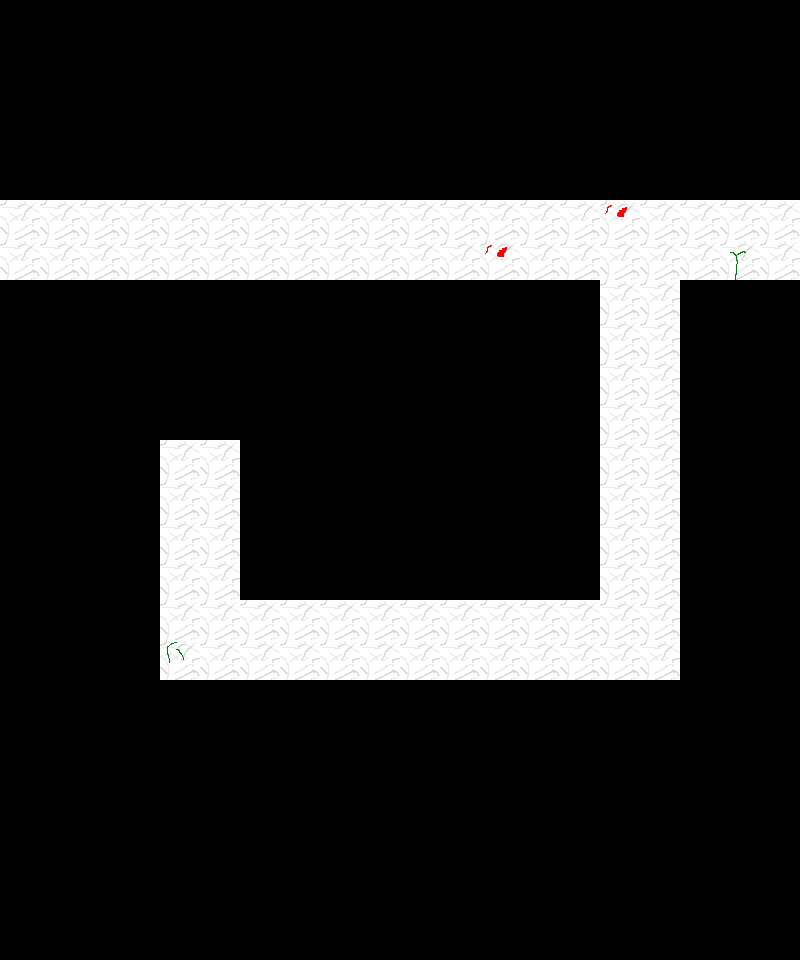

Below is a game level as drawn by its tile map, then a one-line description and the .tmx file that defines it, in full:
An orthogonal 20x24 tile map with 40x40 px tiles, 2 tile layers (tiles, decal), 2 tilesets and 15 objects (2x transition, savepoint, spawn, entry).

<map version="1.10" tiledversion="1.11.0" orientation="orthogonal" renderorder="right-down" width="20" height="24" tilewidth="40" tileheight="40" infinite="0" nextlayerid="6" nextobjectid="51">
 <editorsettings>
  <export target="room1.lua" format="lua" />
 </editorsettings>
 <properties>
  <property name="name" value="Test Map - Room 1" />
 </properties>
 <tileset firstgid="1" source="../tilesets/castle.tsx" />
 <tileset firstgid="41" source="../tilesets/forest.tsx" />
 <layer id="1" name="tiles" width="20" height="24">
  <data encoding="csv">
0,0,0,0,0,0,0,0,0,0,0,0,0,0,0,0,0,0,0,0,
0,0,0,0,0,0,0,0,0,0,0,0,0,0,0,0,0,0,0,0,
0,0,0,0,0,0,0,0,0,0,0,0,0,0,0,0,0,0,0,0,
0,0,0,0,0,0,0,0,0,0,0,0,0,0,0,0,0,0,0,0,
0,0,0,0,0,0,0,0,0,0,0,0,0,0,0,0,0,0,0,0,
61,61,61,61,61,61,61,61,61,61,61,61,61,61,61,61,61,61,61,61,
61,61,61,61,61,61,61,61,61,61,61,61,61,61,61,61,61,61,61,61,
0,0,0,0,0,0,0,0,0,0,0,0,0,0,0,61,61,0,0,0,
0,0,0,0,0,0,0,0,0,0,0,0,0,0,0,61,61,0,0,0,
0,0,0,0,0,0,0,0,0,0,0,0,0,0,0,61,61,0,0,0,
0,0,0,0,0,0,0,0,0,0,0,0,0,0,0,61,61,0,0,0,
0,0,0,0,61,61,0,0,0,0,0,0,0,0,0,61,61,0,0,0,
0,0,0,0,61,61,0,0,0,0,0,0,0,0,0,61,61,0,0,0,
0,0,0,0,61,61,0,0,0,0,0,0,0,0,0,61,61,0,0,0,
0,0,0,0,61,61,0,0,0,0,0,0,0,0,0,61,61,0,0,0,
0,0,0,0,61,61,61,61,61,61,61,61,61,61,61,61,61,0,0,0,
0,0,0,0,61,61,61,61,61,61,61,61,61,61,61,61,61,0,0,0,
0,0,0,0,0,0,0,0,0,0,0,0,0,0,0,0,0,0,0,0,
0,0,0,0,0,0,0,0,0,0,0,0,0,0,0,0,0,0,0,0,
0,0,0,0,0,0,0,0,0,0,0,0,0,0,0,0,0,0,0,0,
0,0,0,0,0,0,0,0,0,0,0,0,0,0,0,0,0,0,0,0,
0,0,0,0,0,0,0,0,0,0,0,0,0,0,0,0,0,0,0,0,
0,0,0,0,0,0,0,0,0,0,0,0,0,0,0,0,0,0,0,0,
0,0,0,0,0,0,0,0,0,0,0,0,0,0,0,0,0,0,0,0
</data>
 </layer>
 <layer id="2" name="decal" width="20" height="24">
  <data encoding="csv">
0,0,0,0,0,0,0,0,0,0,0,0,0,0,0,0,0,0,0,0,
0,0,0,0,0,0,0,0,0,0,0,0,0,0,0,0,0,0,0,0,
0,0,0,0,0,0,0,0,0,0,0,0,0,0,0,0,0,0,0,0,
0,0,0,0,0,0,0,0,0,0,0,0,0,0,0,0,0,0,0,0,
0,0,0,0,0,0,0,0,0,0,0,0,0,0,0,0,0,0,0,0,
0,0,0,0,0,0,0,0,0,0,0,0,0,0,0,65,0,0,0,0,
0,0,0,0,0,57,0,0,0,0,0,0,65,0,0,0,0,0,77,0,
0,0,0,0,0,0,0,0,0,0,0,0,0,0,0,0,0,0,0,0,
0,0,0,0,0,0,0,0,0,0,0,0,0,0,0,0,0,0,0,0,
0,0,0,0,0,0,0,0,0,0,0,0,0,0,0,0,0,0,0,0,
0,0,0,0,0,0,0,0,0,0,0,0,0,0,0,0,0,0,0,0,
0,0,0,0,0,0,0,0,0,0,0,0,0,0,0,0,0,0,0,0,
0,0,0,0,0,0,0,0,0,0,0,0,0,0,0,0,0,0,0,0,
0,0,0,0,0,0,0,0,0,0,0,0,0,0,0,0,0,0,0,0,
0,0,0,0,0,0,0,0,0,0,0,0,0,0,0,0,0,0,0,0,
0,0,0,0,0,0,0,0,0,0,0,0,0,0,0,0,0,0,0,0,
0,0,0,0,41,0,0,0,0,0,0,0,0,0,0,0,0,0,0,0,
0,0,0,0,0,0,0,0,0,0,0,0,0,0,0,0,0,0,0,0,
0,49,0,0,0,0,0,0,0,0,0,0,0,0,0,0,0,0,0,0,
0,0,0,0,0,0,0,0,0,0,0,0,0,0,0,0,0,0,0,0,
0,0,0,0,0,0,0,0,0,0,0,0,0,0,0,0,0,0,0,0,
0,0,0,0,0,0,0,0,0,0,0,0,0,0,0,0,0,0,0,0,
0,0,0,0,0,0,0,0,0,0,0,0,0,0,0,0,0,0,0,0,
0,0,0,0,0,0,0,0,0,0,0,0,0,0,0,0,0,0,0,0
</data>
 </layer>
 <objectgroup color="#0000ff" id="3" name="collision" opacity="0.5">
  <object id="2" x="0" y="160" width="800" height="40" />
  <object id="15" x="0" y="280" width="600" height="40" />
  <object id="41" x="680" y="280" width="120" height="40" />
  <object id="42" x="560" y="320" width="40" height="280" />
  <object id="43" x="240" y="560" width="320" height="40" />
  <object id="44" x="240" y="440" width="40" height="120" />
  <object id="45" x="160" y="400" width="80" height="40" />
  <object id="46" x="120" y="440" width="40" height="240" />
  <object id="47" x="160" y="680" width="520" height="40" />
  <object id="48" x="680" y="320" width="40" height="360" />
 </objectgroup>
 <objectgroup color="#ff00ff" id="4" name="objects">
  <object id="29" name="transition" x="800" y="200" width="40" height="80">
   <properties>
    <property name="map" value="room2" />
    <property name="marker" value="entry" />
   </properties>
  </object>
  <object id="37" name="transition" x="-40" y="200" width="40" height="80">
   <properties>
    <property name="map" value="forest4" />
    <property name="marker" value="entry2" />
   </properties>
  </object>
  <object id="38" name="savepoint" x="400.208" y="186.088" width="40" height="40">
   <properties>
    <property name="text1" value="* A odd forest." />
    <property name="text2" value="* The snow below you is unmoving." />
   </properties>
  </object>
 </objectgroup>
 <objectgroup color="#7f00ff" id="5" name="markers">
  <object id="20" name="spawn" x="40.091" y="253.119">
   <point />
  </object>
  <object id="50" name="entry" x="759.519" y="248.96">
   <point />
  </object>
 </objectgroup>
</map>
